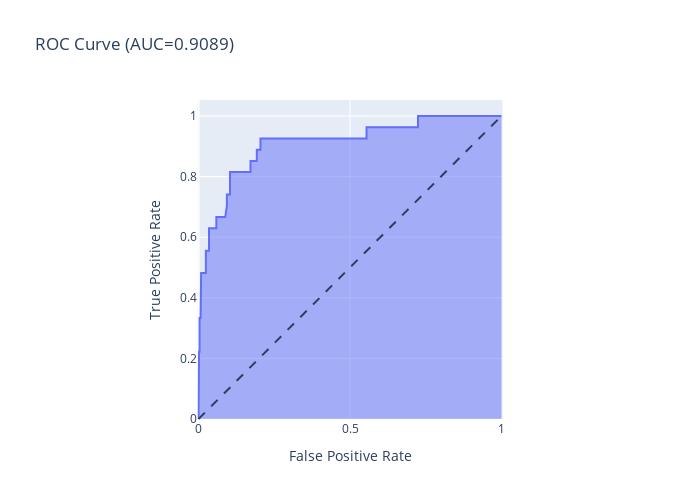

Notebook cell for this chart:
### Code cell
y_pred_probabilities = catboost_model.predict_proba(X_test)
y_pred_probabilities_formatted = y_pred_probabilities[:, 1]

y_pred_probabilities_formatted = list(y_pred_probabilities_formatted)
fpr, tpr, thresholds = roc_curve(y_test, y_pred_probabilities_formatted)
auc_calculation = f'{auc(fpr, tpr):.4f}'

# Plotting the chart
fig = px.area(
    x=fpr, y=tpr,
    title=f'ROC Curve (AUC={auc(fpr, tpr):.4f})',
    labels=dict(x='False Positive Rate', y='True Positive Rate'),
    width=700, height=500
)

# This part is just for formatting & adding the dash-line 
fig.add_shape(
    type='line', line=dict(dash='dash'),
    x0=0, x1=1, y0=0, y1=1
)
fig.update_yaxes(scaleanchor="x", scaleratio=1)
fig.update_xaxes(constrain='domain')

fig.show()

### Figure 1 — Plotly figure (JSON) as saved in the notebook; plotly's stock layout.template omitted (floating-point values rounded to 4 significant figures)
{"data": [{"hovertemplate": "False Positive Rate=%{x}<br>True Positive Rate=%{y}<extra></extra>", "legendgroup": "", "line": {"color": "#636efa"}, "mode": "lines", "name": "", "orientation": "v", "showlegend": false, "stackgroup": "1", "type": "scatter", "x": [0, 0, 0, 0.001733, 0.001733, 0.003466, 0.003466, 0.006932, 0.006932, 0.008666, 0.008666, 0.02426, 0.02426, 0.03466, 0.03466, 0.05893, 0.05893, 0.08839, 0.09185, 0.09359, 0.09359, 0.104, 0.104, 0.1716, 0.1716, 0.1924, 0.1924, 0.2045, 0.2045, 0.3276, 0.3345, 0.4263, 0.4298, 0.5026, 0.5165, 0.5234, 0.5286, 0.5546, 0.5546, 0.6915, 0.695, 0.7244, 0.7244, 0.7418, 0.7452, 0.9497, 0.9532, 0.9584, 0.9619, 1], "xaxis": "x", "y": [0, 0.03704, 0.1852, 0.1852, 0.2222, 0.2222, 0.3333, 0.3333, 0.4074, 0.4074, 0.4815, 0.4815, 0.5556, 0.5556, 0.6296, 0.6296, 0.6667, 0.6667, 0.7037, 0.7037, 0.7407, 0.7407, 0.8148, 0.8148, 0.8519, 0.8519, 0.8889, 0.8889, 0.9259, 0.9259, 0.9259, 0.9259, 0.9259, 0.9259, 0.9259, 0.9259, 0.9259, 0.9259, 0.963, 0.963, 0.963, 0.963, 1, 1, 1, 1, 1, 1, 1, 1], "yaxis": "y"}], "layout": {"height": 500, "legend": {"tracegroupgap": 0}, "shapes": [{"line": {"dash": "dash"}, "type": "line", "x0": 0, "x1": 1, "y0": 0, "y1": 1}], "title": {"text": "ROC Curve (AUC=0.9089)"}, "width": 700, "xaxis": {"anchor": "y", "constrain": "domain", "domain": [0, 1], "title": {"text": "False Positive Rate"}}, "yaxis": {"anchor": "x", "domain": [0, 1], "scaleanchor": "x", "scaleratio": 1, "title": {"text": "True Positive Rate"}}}}
